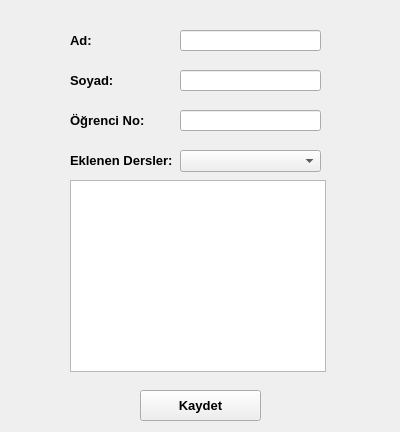
<?xml version="1.0" encoding="UTF-8"?>
<ui version="4.0">
 <class>Form</class>
 <widget class="QWidget" name="Form">
  <property name="geometry">
   <rect>
    <x>0</x>
    <y>0</y>
    <width>400</width>
    <height>432</height>
   </rect>
  </property>
  <property name="windowTitle">
   <string>Form</string>
  </property>
  <widget class="QComboBox" name="comboBox">
   <property name="geometry">
    <rect>
     <x>180</x>
     <y>150</y>
     <width>141</width>
     <height>22</height>
    </rect>
   </property>
  </widget>
  <widget class="QLabel" name="label">
   <property name="geometry">
    <rect>
     <x>70</x>
     <y>150</y>
     <width>121</width>
     <height>20</height>
    </rect>
   </property>
   <property name="font">
    <font>
     <family>Arial</family>
     <pointsize>10</pointsize>
     <weight>75</weight>
     <bold>true</bold>
    </font>
   </property>
   <property name="text">
    <string>Eklenen Dersler:</string>
   </property>
  </widget>
  <widget class="QPushButton" name="pushButton">
   <property name="geometry">
    <rect>
     <x>140</x>
     <y>390</y>
     <width>121</width>
     <height>31</height>
    </rect>
   </property>
   <property name="font">
    <font>
     <pointsize>10</pointsize>
     <weight>75</weight>
     <bold>true</bold>
    </font>
   </property>
   <property name="text">
    <string>Kaydet</string>
   </property>
  </widget>
  <widget class="QListView" name="listView">
   <property name="geometry">
    <rect>
     <x>70</x>
     <y>180</y>
     <width>256</width>
     <height>192</height>
    </rect>
   </property>
  </widget>
  <widget class="QLineEdit" name="lineEdit">
   <property name="geometry">
    <rect>
     <x>180</x>
     <y>30</y>
     <width>141</width>
     <height>21</height>
    </rect>
   </property>
  </widget>
  <widget class="QLineEdit" name="lineEdit_2">
   <property name="geometry">
    <rect>
     <x>180</x>
     <y>70</y>
     <width>141</width>
     <height>21</height>
    </rect>
   </property>
  </widget>
  <widget class="QLineEdit" name="lineEdit_3">
   <property name="geometry">
    <rect>
     <x>180</x>
     <y>110</y>
     <width>141</width>
     <height>21</height>
    </rect>
   </property>
  </widget>
  <widget class="QLabel" name="label_2">
   <property name="geometry">
    <rect>
     <x>70</x>
     <y>30</y>
     <width>51</width>
     <height>21</height>
    </rect>
   </property>
   <property name="font">
    <font>
     <pointsize>10</pointsize>
     <weight>75</weight>
     <bold>true</bold>
    </font>
   </property>
   <property name="text">
    <string>Ad:</string>
   </property>
  </widget>
  <widget class="QLabel" name="label_3">
   <property name="geometry">
    <rect>
     <x>70</x>
     <y>70</y>
     <width>51</width>
     <height>21</height>
    </rect>
   </property>
   <property name="font">
    <font>
     <pointsize>10</pointsize>
     <weight>75</weight>
     <bold>true</bold>
    </font>
   </property>
   <property name="text">
    <string>Soyad:</string>
   </property>
  </widget>
  <widget class="QLabel" name="label_4">
   <property name="geometry">
    <rect>
     <x>70</x>
     <y>110</y>
     <width>81</width>
     <height>21</height>
    </rect>
   </property>
   <property name="font">
    <font>
     <pointsize>10</pointsize>
     <weight>75</weight>
     <bold>true</bold>
    </font>
   </property>
   <property name="text">
    <string>Öğrenci No:</string>
   </property>
  </widget>
 </widget>
 <resources/>
 <connections/>
</ui>
